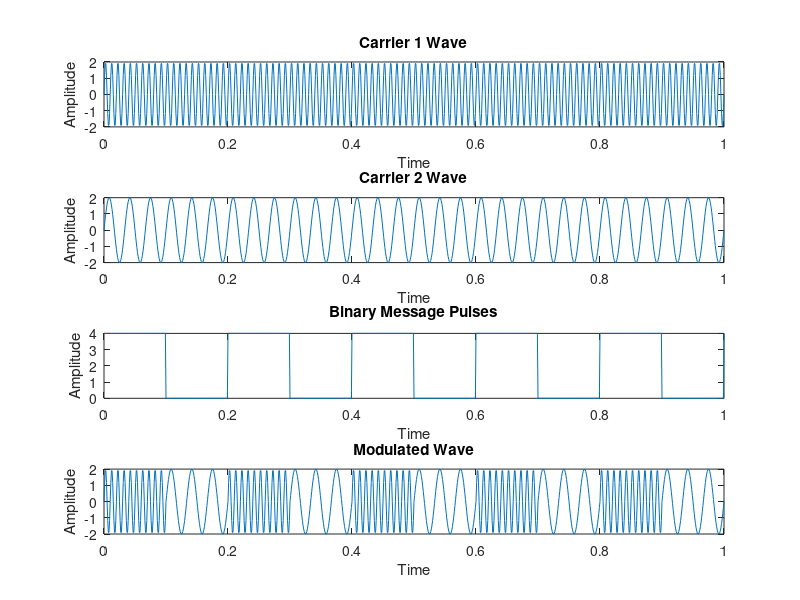

MATLAB code to generate this figure:
%% Experiment 2: FSK generation

%{
     Name:- Smit Shah
     Date:- 07/09/2020
%}

% Tools/Software Required: MATLAB

%% Theory

%{
    Frequency-shift keying (FSK) is a frequency modulation scheme in which
    digital information is transmitted through discrete frequency changes of
    a carrier signal. The simplest FSK is binary FSK (BFSK). BFSK uses a pair
    of discrete frequencies to transmit binary (0s and 1s) information.
%}

%% Code and Result

clc %for clearing the command window
close all %for closing all the window except command window
clear all %for deleting all the variables from the memory

fc1= 100 %input('Enter the freq of 1st Sine Wave carrier:');
fc2= 30 %input('Enter the freq of 2nd Sine Wave carrier:');
fp= 5 %input('Enter the freq of Periodic Binary pulse (Message):');
amp= 4 %input('Enter the amplitude (For Both Carrier & Binary Pulse Message):');
amp=amp/2;
t=0:0.001:1; % For setting the sampling interval
c1=amp.*sin(2*pi*fc1*t);% For Generating 1st Carrier Sine wave
c2=amp.*sin(2*pi*fc2*t);% For Generating 2nd Carrier Sine wave

subplot(4,1,1); %For Plotting The Carrier wave
plot(t,c1)
xlabel('Time')
ylabel('Amplitude')
title('Carrier 1 Wave')

subplot(4,1,2) %For Plotting The Carrier wave
plot(t,c2)
xlabel('Time')
ylabel('Amplitude')
title('Carrier 2 Wave')
m=amp.*square(2*pi*fp*t)+amp;%For Generating Square wave message

subplot(4,1,3) %For Plotting The Square Binary Pulse (Message)
plot(t,m)
xlabel('Time')
ylabel('Amplitude')
title('Binary Message Pulses')

for i=0:1000 %here we are generating the modulated wave
    if m(i+1)==0
        mm(i+1)=c2(i+1);
        else
        mm(i+1)=c1(i+1);
    end
end

subplot(4,1,4) %For Plotting The Modulated wave
plot(t,mm)
xlabel('Time')
ylabel('Amplitude')
title('Modulated Wave')

%% Conclusion
%{
    Hence, we can observe that when the signal value is 1 then the carrier signal-1 was transmitted; otherwise, a signal value is 1 then the carrier signal-2 was transmitted. 
%}